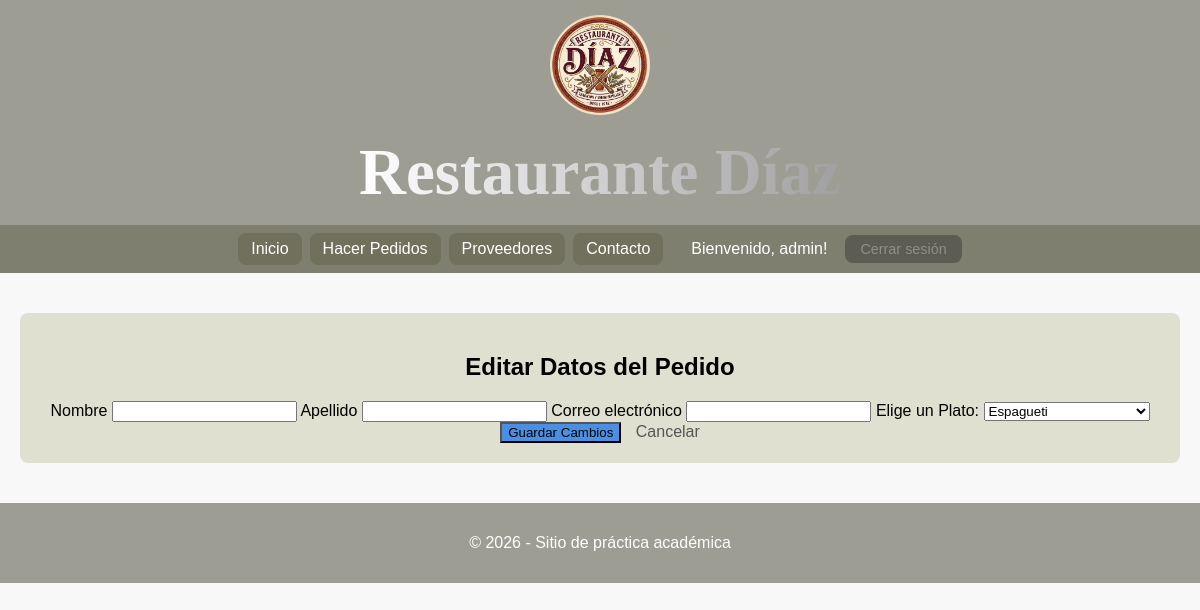
Page /editar_pedido/10 (signed in) on the earlier database version.
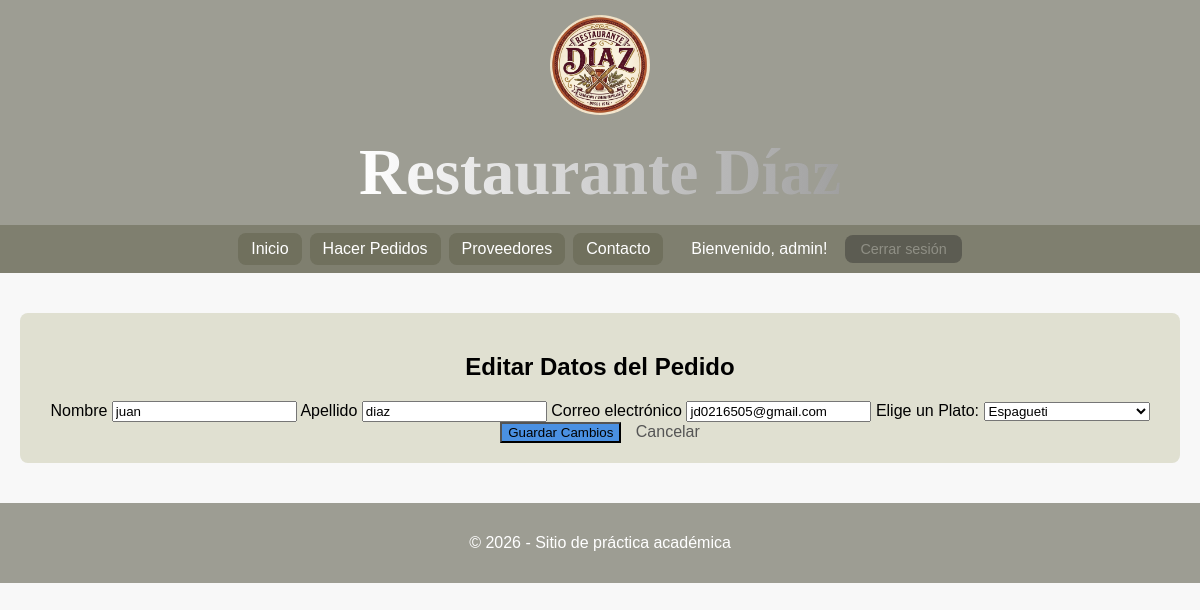
Same page on the later database version.
### tables this page shows
CREATE TABLE usuarios (
    id INTEGER PRIMARY KEY AUTOINCREMENT,
    nombre TEXT NOT NULL,
    apellido TEXT NOT NULL,
    email TEXT NOT NULL,
    opcion TEXT NOT NULL
        );

### paginas/edicion1.py (the view, shortened to what this page needs)
@edicion1_bp.route('/editar_pedido/<int:id>', methods=['GET', 'POST'])
def editar_pedido(id):
    conn = get_connection()
    pedido = conn.execute('SELECT * FROM usuarios WHERE id = ?', (id,)).fetchone()
    conn.close()
    return render_template('editar.html', pedido=pedido)

### app.py (called while the page is built)
@app.before_request
def require_login():
    allowed = ('login', 'register', 'static')
    if request.endpoint in allowed:
        return
    if 'username' not in session:
        return redirect(url_for('login'))

### db.py (called while the page is built)
def get_connection():
    conn = sqlite3.connect('usuarios.db')
    conn.row_factory = sqlite3.Row
    return conn

### templates/editar.html (shortened to what this page needs)
{% extends 'base.html' %}
{% block content %}
<div class="full-width">
    <div class="pedido-container">
        <h2>Editar Datos del Pedido</h2>
        <form action="{{ url_for('editar_pedido', id=pedido.id) }}" method="POST" class="pedido-form">
            <label for="nombre">Nombre</label>
            <input type="text" id="nombre" name="nombre" value="{{ pedido.nombre }}" required>
            <label for="apellido">Apellido</label>
            <input type="text" id="apellido" name="apellido" value="{{ pedido.apellido }}" required>
            <label for="email">Correo electrónico</label>
            <input type="email" id="email" name="email" value="{{ pedido.email }}" required>
            <label for="opciones">Elige un Plato:</label>
            <select id="opciones" name="opciones">
                <option value="Espagueti" {% if pedido.opcion == 'Espagueti' %}selected{% endif %}>Espagueti</option>
            </select>
            <button type="submit" style="background: #4a90e2;">Guardar Cambios</button>
            <a href="{{ url_for('index') }}" style="margin-left: 10px; color: #555; text-decoration: none;">Cancelar</a>
        </form>
    </div>
</div>
{% endblock %}

Differences in the rows shown:
added usuarios: nombre "juan", apellido "diaz", email "jd0216505@gmail.com", opciones "Espagueti"
Other differences:
form field opciones: "Espagueti" → (not shown)
